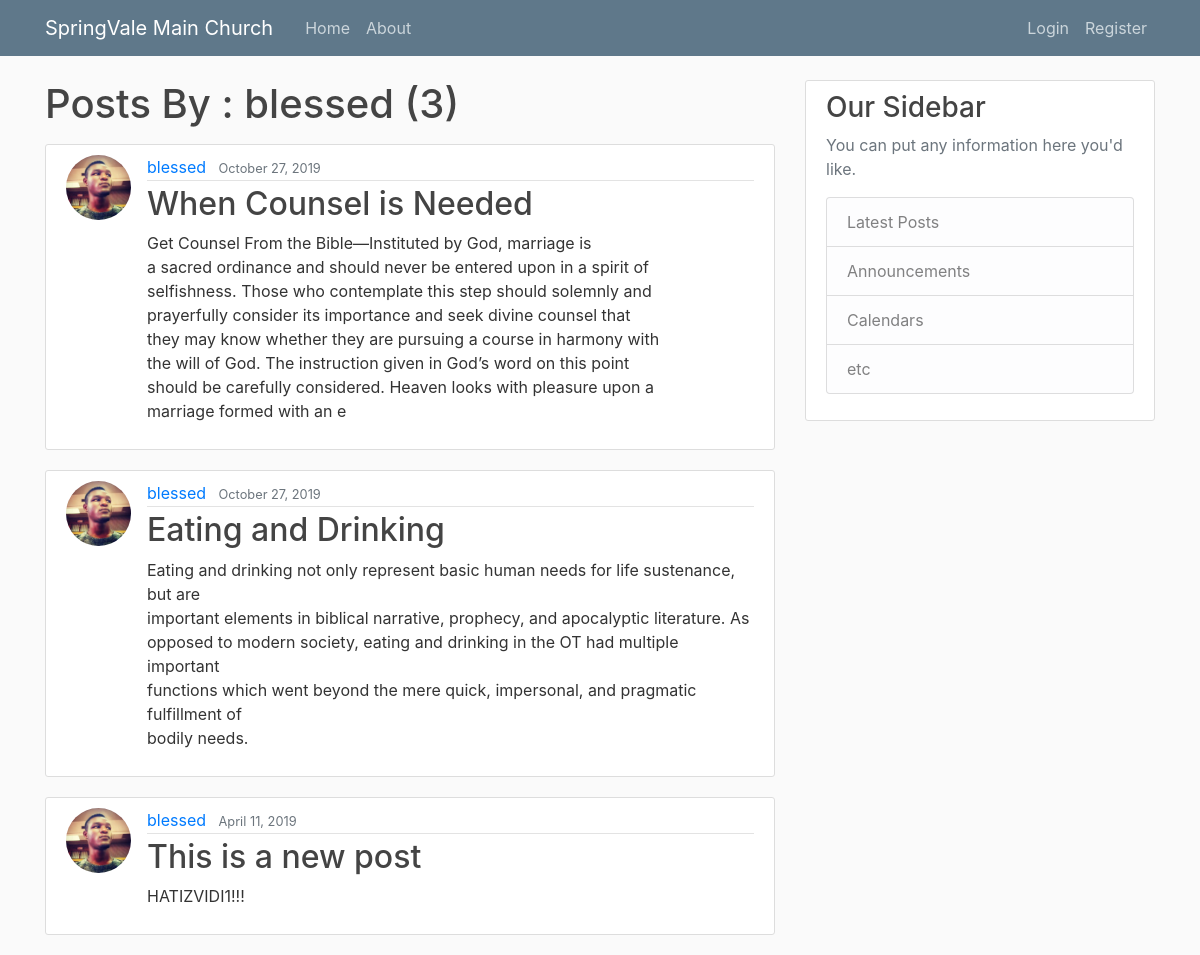
The page /user/blessed on the database its author committed.
### blog/models.py (models this page shows, shortened)
class Post(models.Model):
	title = models.CharField(max_length=100)
	content = models.TextField()
	date_posted = models.DateTimeField(default=timezone.now)
	author = models.ForeignKey(User, on_delete=models.CASCADE)

### users/models.py (models this page shows, shortened)
class Profile(models.Model):
	user = models.OneToOneField(User, on_delete=models.CASCADE)
	image = models.ImageField(default='default.jpg', upload_to='profile_pics')

### blog/views.py (the view)
# urls.py: path('user/<str:username>', UserPostListView.as_view(), name='user-posts'),
class UserPostListView(ListView):
	model = Post
	template_name = 'blog/user_posts.html' #<app>/<model>_<viewtype>.html
	context_object_name = 'posts'
	paginate_by = 3
	def get_queryset(self):
		user = get_object_or_404(User, username=self.kwargs.get('username'))
		return Post.objects.filter(author=user).order_by('-date_posted')

### blog/templates/blog/user_posts.html (shortened to what this page needs)
{% extends "blog/base.html" %}
{% block content %}
	<h1 class="mb-3">Posts By : {{ view.kwargs.username }} ({{ page_obj.paginator.count }})</h1>
	{% for post in posts %}
		<article class="media content-section">
			<img class="rounded-circle article-img " src="{{ post.author.profile.image.url }}">
		  <div class="media-body">
		    <div class="article-metadata">
		      <a class="mr-2" href="{% url 'user-posts' post.author.username %}">{{ post.author }}</a>
		      <small class="text-muted">{{ post.date_posted|date:"F d, Y" }}</small>
		    </div>
		    <h2><a class="article-title" href="{% url 'post-detail' post.id %}">{{ post.title }}</a></h2>
		    <p class="article-content">{{ post.content }}</p>
		  </div>
		</article>
	{% endfor %}
{% endblock content %}

### blog/static/blog/main.css (style rules this page uses)
body { background: #fafafa; color: #333333; margin-top: 5rem; }
h1, h2, h3, h4, h5, h6 { color: #444444; }
.content-section { background: #ffffff; padding: 10px 20px; border: 1px solid #dddddd; border-radius: 3px; margin-bottom: 20px; }
.article-title { color: #444444; }
.article-content { white-space: pre-line; }
.article-img { height: 65px; width: 65px; margin-right: 16px; }
.article-metadata { padding-bottom: 1px; margin-bottom: 4px; border-bottom: 1px solid #e3e3e3 }

### rows shown on the page
Post: author.profile.image (picture), author "blessed", date_posted "October 27, 2019", title "When Counsel is Needed", content "Get Counsel From the Bible—Instituted by God, marriage is a sacred ordinance and should never be entered upon in a spirit of selfishness. Those who contemplate this step should solemnly and prayerfully consider its importance and seek divine counsel that they may know whether they are pursuing a course in harmony with the will of God. The instruction given in God’s word on this point should be carefully considered. Heaven looks with pleasure upon a marriage formed with an e"
Post: author.profile.image (picture), author "blessed", date_posted "October 27, 2019", title "Eating and Drinking", content "Eating and drinking not only represent basic human needs for life sustenance, but are important elements in biblical narrative, prophecy, and apocalyptic literature. As opposed to modern society, eating and drinking in the OT had multiple important functions which went beyond the mere quick, impersonal, and pragmatic fulfillment of bodily needs."
Post: author.profile.image (picture), author "blessed", date_posted "April 11, 2019", title "This is a new post", content "HATIZVIDI1!!!"

### other values the page prints
{{ view.kwargs.username }} "blessed"
{{ page_obj.paginator.count }} "3"
